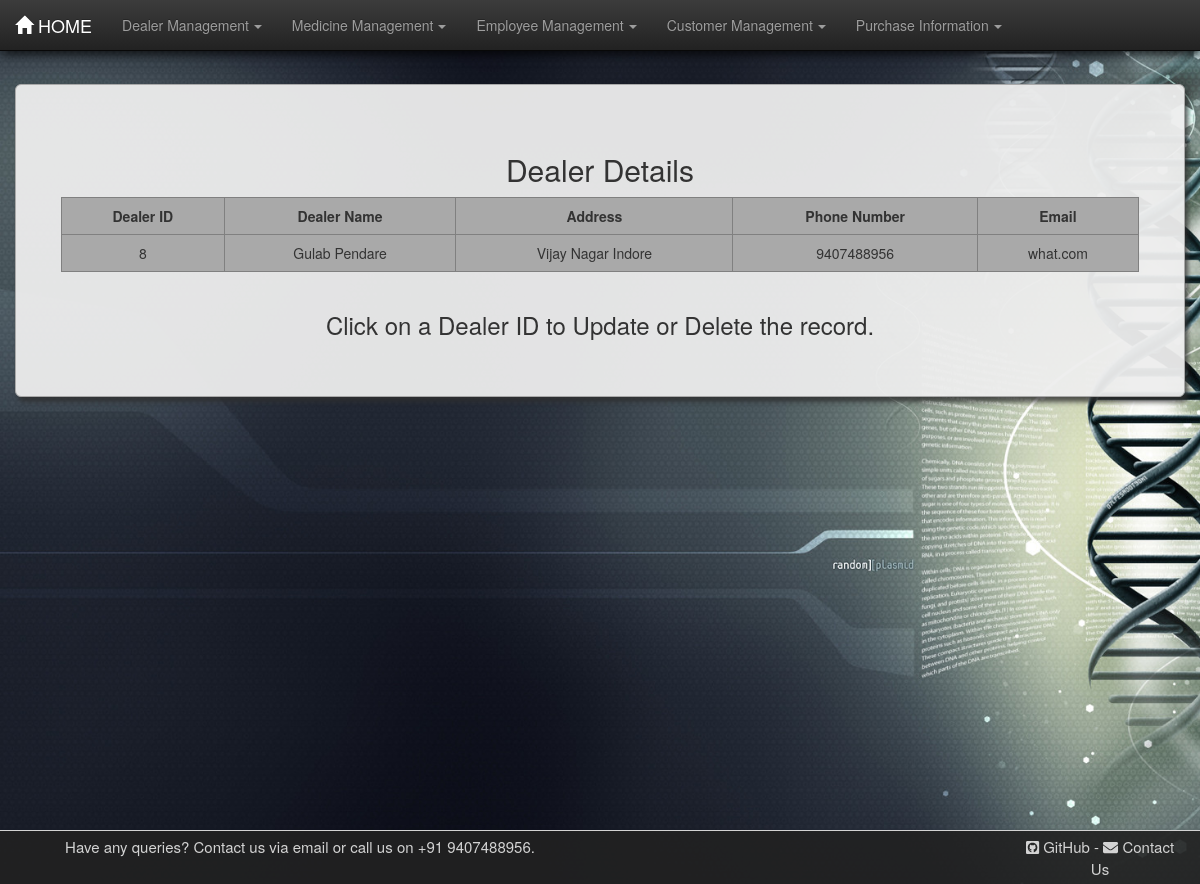
/pharma/dealertable/, run on the app's committed database.
### pharma/models.py (models this page shows, shortened)
class Dealer(models.Model):
    dname = models.CharField(max_length=30)
    address = models.CharField(max_length=100)
    phn_no = models.BigIntegerField(unique=True)
    email = models.CharField(max_length=50)

### pharma/views.py (the view)
def dealertable(request):
    dealer = Dealer.objects.all()
    dict = {"dealer": dealer}
    return render(request, 'pharma/dealertable.html', dict)

### pharma/templates/pharma/dealertable.html (shortened to what this page needs)
{% load static %}
<!DOCTYPE html>
<html lang="en">
<head>
    <link rel="stylesheet" href="{% static 'pharma/css/bootstrap.min.css' %}">
    <link rel="stylesheet" href="{% static 'pharma/css/bootstrap-theme.min.css' %}">
    <link rel="stylesheet" href="{% static 'pharma/css/style.css' %}">
</head>
<body>
<nav class="navbar navbar-inverse navbar-fixed-top">
    <div class="container-fluid">
        <div class="navbar-header">
            <a href="/pharma/" class="navbar-brand"><span
                    class="glyphicon glyphicon glyphicon-home"></span>&nbsp;HOME</a>
        </div>
        <div class="collapse navbar-collapse" id="thisnav">
            <ul class="nav navbar-nav">
                <li class="dropdown"><a href="#" class="dropdown-toggle" data-toggle="dropdown">Dealer Management<b
                        class="caret"></b></a>
                </li>
                <li class="dropdown"><a href="#" class="dropdown-toggle" data-toggle="dropdown">Medicine Management<b
                        class="caret"></b></a>
                </li>
                <li class="dropdown"><a href="#" class="dropdown-toggle" data-toggle="dropdown">Employee Management<b
                        class="caret"></b></a>
                </li>
                <li class="dropdown"><a href="#" class="dropdown-toggle" data-toggle="dropdown">Customer Management<b
                        class="caret"></b></a>
                </li>
                <li class="dropdown"><a href="#" class="dropdown-toggle" data-toggle="dropdown">Purchase Information<b
                        class="caret"></b></a>
                </li>
            </ul>
        </div>
    </div>
</nav>
<div class="container-fluid martop7">
    <div class="jumbotron jumcust">
        <h2>Dealer Details</h2>
        <div class="row">
            <div class="col-md-1">
            </div>
            <table border="1" class="table table-responsive table-hover col-md-10">
                <tr>
                    <th>Dealer ID</th>
                    <th>Dealer Name</th>
                    <th>Address</th>
                    <th>Phone Number</th>
                    <th>Email</th>
                </tr>
                {% for foo in dealer %}
                    <tr>
                        <td class="idlink"><a href="/pharma/dealerformview{{ foo.id }}/">{{ foo.id }}</a></td>
                        <td>{{ foo.dname }}</td>
                        <td>{{ foo.address }}</td>
                        <td>{{ foo.phn_no }}</td>
                        <td>{{ foo.email }}</td>
                    </tr>
                {% endfor %}
            </table>
        </div>
        <footer><h3>Click on a Dealer ID to Update or Delete the record.</h3></footer>
    </div>
</div>
<footer id="contact" class="container-fluid text-center">
    <div class="row">
        <div class="left-footer col-lg-6">
            <span class="footer-text">Have any queries? Contact us via email or call us on +91 9407488956.</span>
        </div>
        <div class="col-lg-4"></div>
        <div class="right-footer col-lg-2">
                <span class="linkto" onclick=" window.open('https://github.com/techcure', '_blank'); return false;"><i
                        class="fab fa-github-square prefix mr-1"></i> GitHub</span>
            <span>-</span>
            <span class="linkto" data-toggle="modal" data-target="#modalContactForm"><i
                    class="fa fa-envelope prefix mr-1"></i> Contact Us</span>
        </div>
    </div>
</footer>
</body>
</html>

### pharma/static/pharma/css/style.css (style rules this page uses)
body { background-image: url("images/bghome.jpg"); background-size: cover; background-attachment: fixed; min-height: 100vh; }
.caret { margin-left: 5px; }
table { text-align: center; border-collapse: collapse; background-color: darkgray; }
th { text-align: center; }
.martop7 { margin-top: 7%; }
.jumcust { box-shadow: 3px 5px 5px rgba(47, 47, 47, 0.8); border: 1px solid darkgrey; border-radius: 0px; text-align: center; background-color: rgba(238, 238, 238, 0.95); }
.table>tbody>tr>td, .table>tbody>tr>th { border-top: none; }
a:link { text-decoration: none; color: #333; }
#contact { padding-top: 0.5rem; padding-bottom: 0.5rem; border-top: 1px solid; background-color: rgba(34, 34, 34, 0.9); color: lightgray; font-size: 1.5rem; position: fixed; left: 0; bottom: 0; width: 100%; }
.linkto { cursor: pointer; }
.navbar { box-shadow: 2px 3px 10px rgba(0, 0, 0, 0.8); }

### data on the page
Dealer: id "8", dname "Gulab Pendare", address "Vijay Nagar Indore", phn_no "9407488956", email "what.com"
